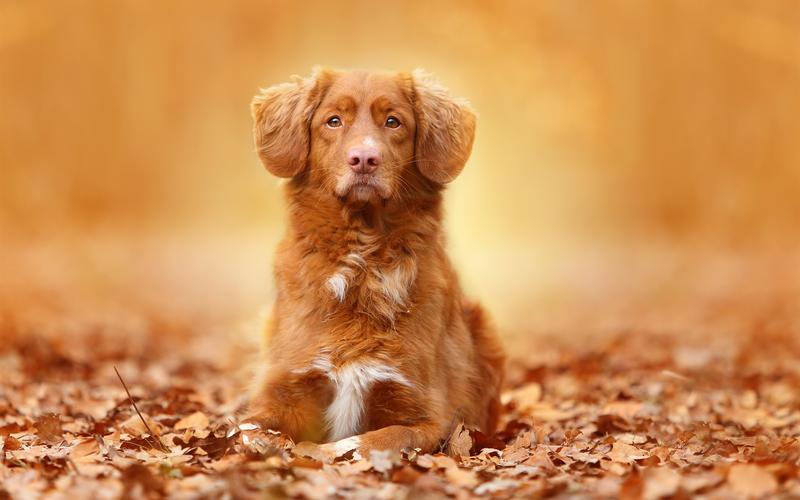
#> input picture machine_visionPro/dog2.jpeg, 800 x 500 px
$ python Roberts_edge.py   (older library calls are emulated)
#> lines starting #> are read from the running program, lines starting #| are printed output that depends on the picture
"""
Roberts算子常用来处理具有陡峭的低噪声图像, 缺点是对边缘的定位不太准确
filter2D(src, ddepth, kernel, dst = None, anchor = None, delta = None, borderType = None)
src表示输入图像  ddepth表示目标图像所需的深度  kernel表示卷积核
主要功能是通过卷积核实现对图像的卷积运算
"""
import cv2
import numpy as np
import matplotlib.pyplot as plt

img = cv2.imread("dog2.jpeg")
#> img is the input picture: shape (500, 800, 3); mean B, G, R 81.2, 141.1, 205.7
rgb_img = cv2.cvtColor(img, cv2.COLOR_BGR2RGB)
gray_img = cv2.cvtColor(img, cv2.COLOR_BGR2GRAY)
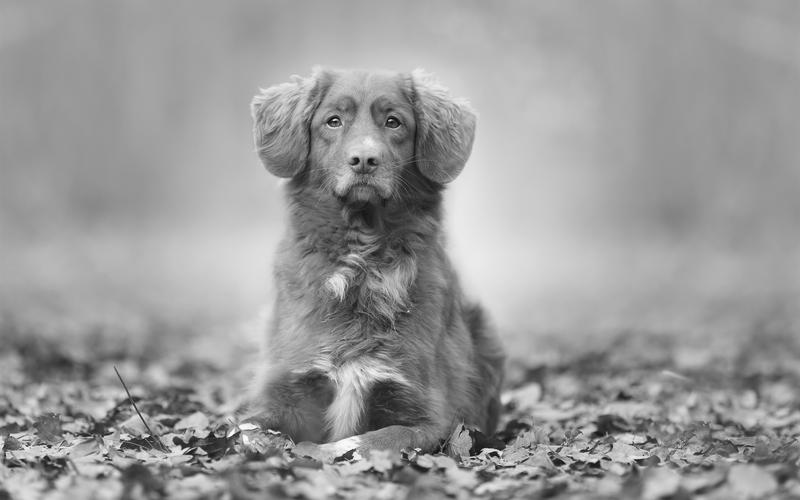
#> gray_img: shape (500, 800); min 4, max 254, mean 153.6

# Roberts 算子
Dx = np.array([[-1, 0], [0, 1]], dtype=int)
Dy = np.array([[0, -1], [1, 0]], dtype=int)

x = cv2.filter2D(gray_img, cv2.CV_16S, Dx)
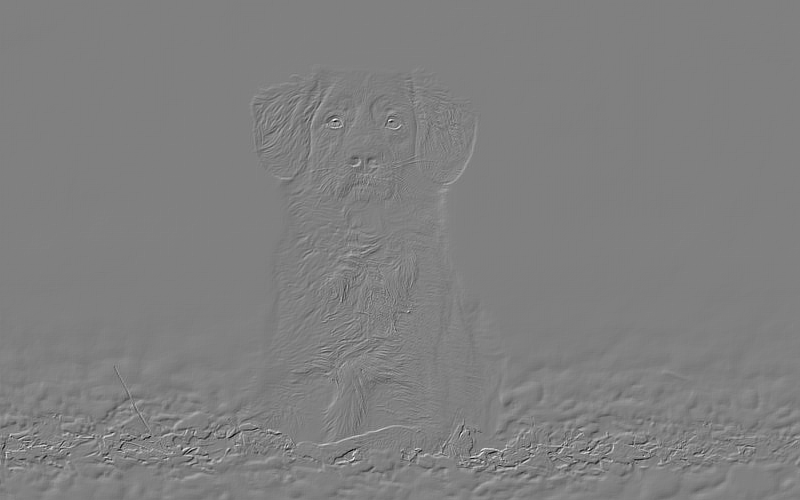
#> x: shape (500, 800) int16; min -204, max 202, mean -0.1; drawn with min black and max white
y = cv2.filter2D(gray_img, cv2.CV_16S, Dy)
# 转uint8, 图像融合
absX = cv2.convertScaleAbs(x)  # 缩放，计算绝对值，然后将结果转换为8位。
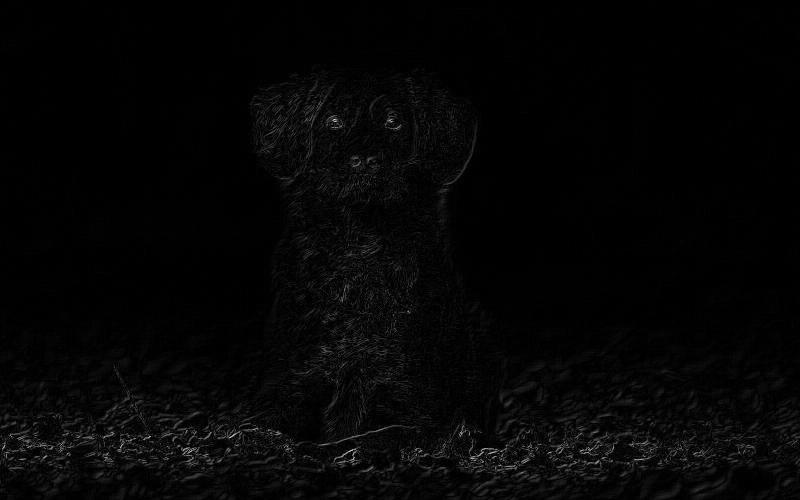
#> absX: shape (500, 800); min 0, max 204, mean 5.1
absY = cv2.convertScaleAbs(y)
Roberts = cv2.addWeighted(absX, 0.5, absY, 0.5, 0)

# 显示图形
titles = ["src", "Roberts opertor"]
images = [rgb_img, Roberts]

for i in range(2):
    plt.subplot(1, 2, i + 1)  # 将整个图像窗口分为1行2列, 当前位置为i+1.
    plt.imshow(images[i], "gray")
    plt.title(titles[i])
    plt.xticks([])  # 获取或设置当前x轴刻度位置和标签
    plt.yticks([])
plt.show()
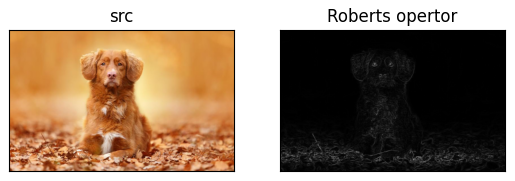
#> figure drawn by matplotlib, 2 panels

# [4 lines of commented-out code are left out]

$ run again, with machine_visionPro/cat2.jpeg copied over machine_visionPro/dog2.jpeg
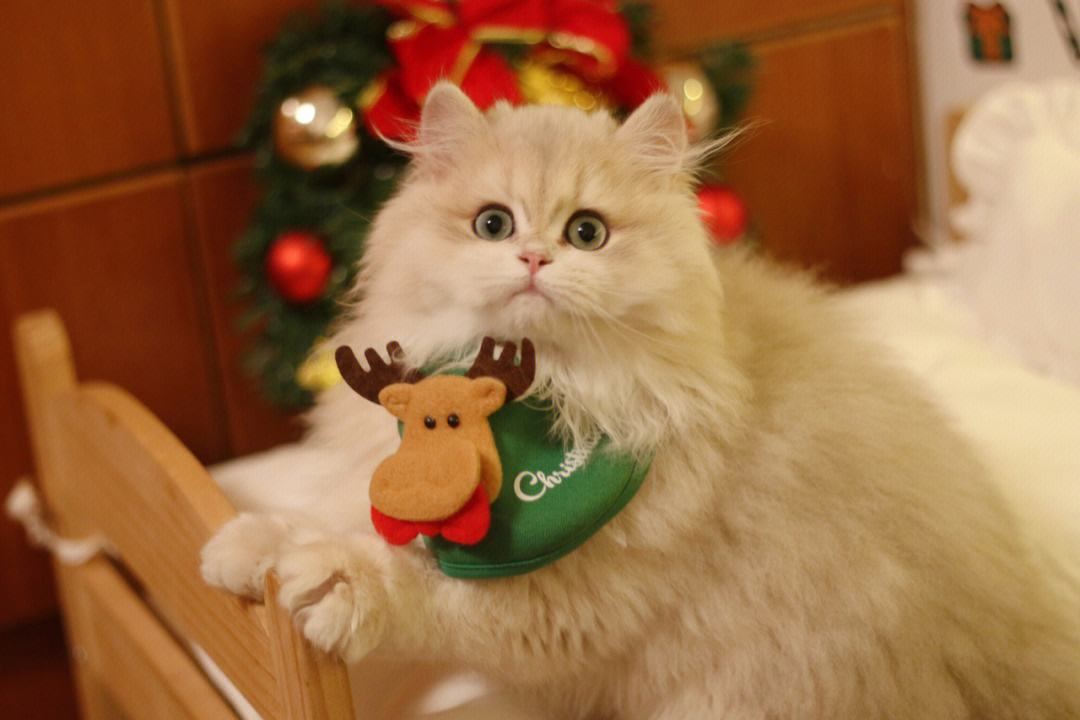
#> input picture machine_visionPro/cat2.jpeg, 1080 x 720 px
#> img is the input picture: shape (720, 1080, 3); mean B, G, R 68.4, 108.5, 155.3
#> `absX = cv2.convertScaleAbs(x)`:
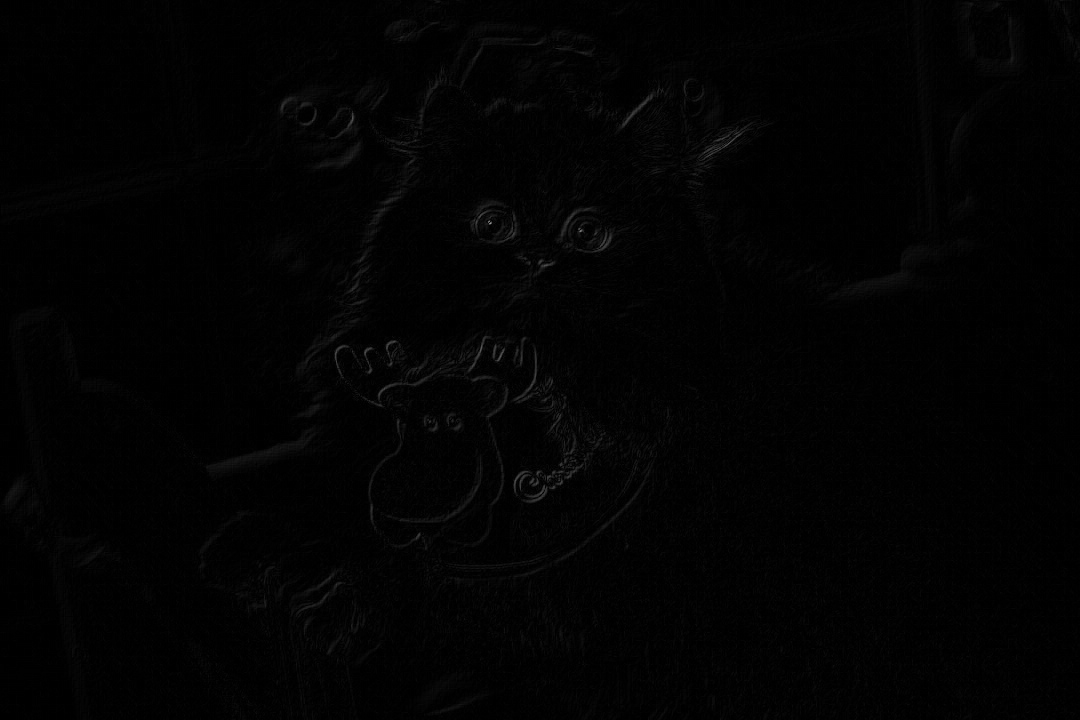
#> absX: shape (720, 1080); min 0, max 152, mean 2.5
#> `plt.show()`:
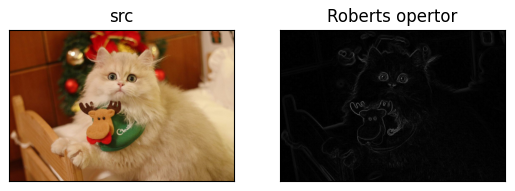
#> figure drawn by matplotlib, 2 panels
